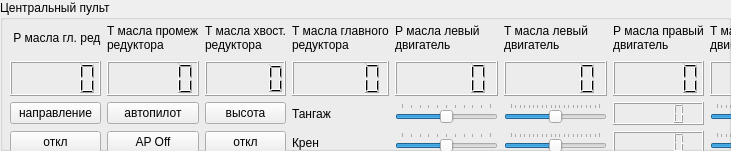
  <widget class="QGroupBox" name="groupBox">
   <property name="geometry">
    <rect>
     <x>560</x>
     <y>484</y>
     <width>731</width>
     <height>151</height>
    </rect>
   </property>
   <property name="title">
    <string>Центральный пульт</string>
   </property>
   <widget class="QWidget" name="gridLayoutWidget_6">
    <property name="geometry">
     <rect>
      <x>10</x>
      <y>20</y>
      <width>803</width>
      <height>134</height>
     </rect>
    </property>
    <layout class="QGridLayout" name="gridLayout_10">
     <item row="2" column="0">
      <widget class="QPushButton" name="iAPDir">
       <property name="text">
        <string>направление</string>
       </property>
       <property name="checkable">
        <bool>false</bool>
       </property>
      </widget>
     </item>
     <item row="1" column="7">
      <widget class="QLCDNumber" name="f_t_oil_rght_eng"/>
     </item>
     <item row="1" column="2">
      <widget class="QLCDNumber" name="f_t_oil_tail_gb"/>
     </item>
     <item row="2" column="2">
      <widget class="QPushButton" name="iAPAlt">
       <property name="text">
        <string>высота</string>
       </property>
       <property name="checkable">
        <bool>false</bool>
       </property>
      </widget>
     </item>
     <item row="0" column="5">
      <widget class="QLabel" name="label_20">
       <property name="text">
        <string>Т масла левый
двигатель</string>
       </property>
      </widget>
     </item>
     <item row="0" column="2">
      <widget class="QLabel" name="label_17">
       <property name="text">
        <string>Т масла хвост.
редуктора</string>
       </property>
      </widget>
     </item>
     <item row="0" column="3">
      <widget class="QLabel" name="label_18">
       <property name="text">
        <string>Т масла главного
редуктора</string>
       </property>
      </widget>
     </item>
     <item row="3" column="0">
      <widget class="QPushButton" name="iAPDirOff">
       <property name="text">
        <string>откл</string>
       </property>
       <property name="checkable">
        <bool>false</bool>
       </property>
      </widget>
     </item>
     <item row="3" column="2">
      <widget class="QPushButton" name="iAPAltOff">
       <property name="text">
        <string>откл</string>
       </property>
       <property name="checkable">
        <bool>false</bool>
       </property>
      </widget>
     </item>
     <item row="2" column="3">
      <widget class="QLabel" name="label_2">
       <property name="text">
        <string>Тангаж</string>
       </property>
      </widget>
     </item>
     <item row="3" column="5">
      <widget class="QSlider" name="AP_roll">
       <property name="minimum">
        <number>-10</number>
       </property>
       <property name="maximum">
        <number>10</number>
       </property>
       <property name="orientation">
        <enum>Qt::Horizontal</enum>
       </property>
       <property name="tickPosition">
        <enum>QSlider::TicksAbove</enum>
       </property>
      </widget>
     </item>
     <item row="1" column="6">
      <widget class="QLCDNumber" name="f_p_oil_rght_eng"/>
     </item>
     <item row="0" column="0">
      <widget class="QLabel" name="label_15">
       <property name="text">
        <string> Р масла гл. ред</string>
       </property>
      </widget>
     </item>
     <item row="0" column="7">
      <widget class="QLabel" name="label_22">
       <property name="text">
        <string>Т масла правый
двигатель</string>
       </property>
      </widget>
     </item>
     <item row="2" column="6">
      <widget class="QLCDNumber" name="lcdAP_pitch">
       <property name="smallDecimalPoint">
        <bool>false</bool>
       </property>
      </widget>
     </item>
     <item row="3" column="6">
      <widget class="QLCDNumber" name="lcdAP_roll"/>
     </item>
     <item row="0" column="6">
      <widget class="QLabel" name="label_21">
       <property name="text">
        <string>Р масла правый
двигатель</string>
       </property>
      </widget>
     </item>
     <item row="1" column="0">
      <widget class="QLCDNumber" name="f_p_oil_main_gb"/>
     </item>
     <item row="1" column="1">
      <widget class="QLCDNumber" name="f_t_oil_inter_gb"/>
     </item>
     <item row="1" column="3">
      <widget class="QLCDNumber" name="f_t_oil_main_gb"/>
     </item>
     <item row="0" column="4">
      <widget class="QLabel" name="label_19">
       <property name="text">
        <string>Р масла левый
двигатель</string>
       </property>
      </widget>
     </item>
     <item row="2" column="5">
      <widget class="QSlider" name="AP_pitch">
       <property name="minimum">
        <number>-10</number>
       </property>
       <property name="maximum">
        <number>10</number>
       </property>
       <property name="tracking">
        <bool>false</bool>
       </property>
       <property name="orientation">
        <enum>Qt::Horizontal</enum>
       </property>
       <property name="tickPosition">
        <enum>QSlider::TicksAbove</enum>
       </property>
      </widget>
     </item>
     <item row="3" column="4">
      <widget class="QSlider" name="Roll">
       <property name="minimum">
        <number>-5</number>
       </property>
       <property name="maximum">
        <number>5</number>
       </property>
       <property name="pageStep">
        <number>1</number>
       </property>
       <property name="tracking">
        <bool>false</bool>
       </property>
       <property name="orientation">
        <enum>Qt::Horizontal</enum>
       </property>
       <property name="tickPosition">
        <enum>QSlider::TicksAbove</enum>
       </property>
      </widget>
     </item>
     <item row="0" column="1">
      <widget class="QLabel" name="label_16">
       <property name="text">
        <string>Т масла промеж
редуктора</string>
       </property>
      </widget>
     </item>
     <item row="2" column="4">
      <widget class="QSlider" name="Pitch">
       <property name="minimum">
        <number>-5</number>
       </property>
       <property name="maximum">
        <number>5</number>
       </property>
       <property name="pageStep">
        <number>1</number>
       </property>
       <property name="tracking">
        <bool>false</bool>
       </property>
       <property name="orientation">
        <enum>Qt::Horizontal</enum>
       </property>
       <property name="tickPosition">
        <enum>QSlider::TicksAbove</enum>
       </property>
      </widget>
     </item>
     <item row="3" column="1">
      <widget class="QPushButton" name="pbAPOff">
       <property name="text">
        <string>AP Off</string>
       </property>
       <property name="checkable">
        <bool>false</bool>
       </property>
       <property name="checked">
        <bool>false</bool>
       </property>
      </widget>
     </item>
     <item row="1" column="4">
      <widget class="QLCDNumber" name="f_p_oil_left_eng"/>
     </item>
     <item row="1" column="5">
      <widget class="QLCDNumber" name="f_t_oil_left_eng"/>
     </item>
     <item row="3" column="3">
      <widget class="QLabel" name="label_3">
       <property name="text">
        <string>Крен</string>
       </property>
      </widget>
     </item>
     <item row="2" column="1">
      <widget class="QPushButton" name="iAP">
       <property name="text">
        <string>автопилот</string>
       </property>
      </widget>
     </item>
     <item row="2" column="7">
      <widget class="QSlider" name="AP_Dir">
       <property name="minimum">
        <number>-10</number>
       </property>
       <property name="maximum">
        <number>10</number>
       </property>
       <property name="tracking">
        <bool>false</bool>
       </property>
       <property name="orientation">
        <enum>Qt::Horizontal</enum>
       </property>
       <property name="tickPosition">
        <enum>QSlider::TicksAbove</enum>
       </property>
      </widget>
     </item>
     <item row="3" column="7">
      <widget class="QSlider" name="AP_Height">
       <property name="minimum">
        <number>-10</number>
       </property>
       <property name="maximum">
        <number>10</number>
       </property>
       <property name="tracking">
        <bool>false</bool>
       </property>
       <property name="orientation">
        <enum>Qt::Horizontal</enum>
       </property>
       <property name="tickPosition">
        <enum>QSlider::TicksAbove</enum>
       </property>
      </widget>
     </item>
    </layout>
   </widget>
  </widget>
